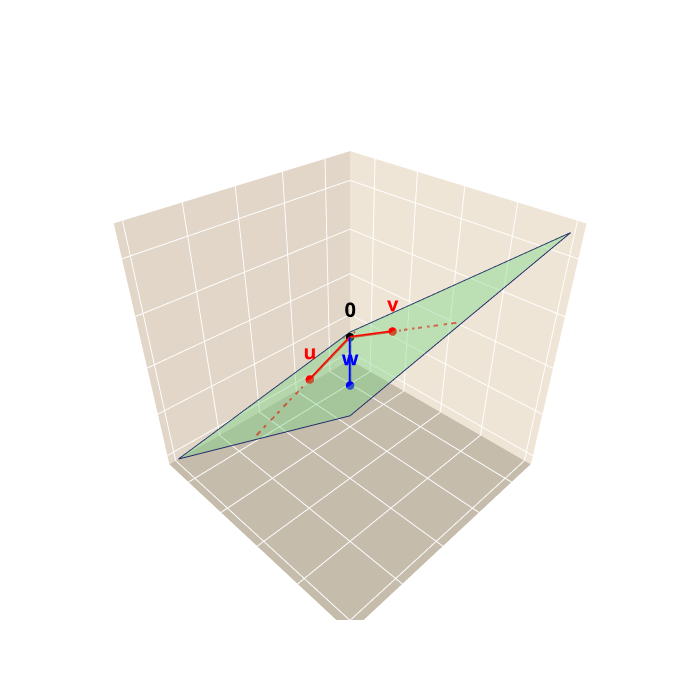

Source (notebook cell):
### Markdown cell above
######
<font color="#3f7fff" size="5"><div style="
    font-family: Verdana;
    font-size: 1.6em;
    font-weight: 600;
    line-height: 1.3;
    padding: 0.5em 1em;
    margin: 0.5em 0 0.6em 0;
    border-top: 2px solid rgba(144,62,80,0.3);
    border-bottom: 2px solid rgba(144,62,80,0.3);
    border-radius: 8px;
">
<b>Extra Code Examples</b>
</div></font>

### Code cell
import plotly.graph_objects as go
import numpy as np

# Define the domain
xp = np.linspace(-0.5, 4, 50)
yp = np.linspace(-0.5, 4, 50)
X, Y = np.meshgrid(xp, yp)

# x-,y- and z-coordinates of points v, u, w and 0, and the colors for them.
x = [1, 2, 3, 0]
y = [2, 1, 3, 0]
z = [3, 1, 4, 0]
color=['red','red','blue','black']

# Define the plane equation
Z = (5*Y-X)/3

fig = go.Figure()

# Draw plane
fig.add_trace(go.Surface(
    x=xp, y=yp, z=Z,
    colorscale=[[0, '#70D27D'], [1, '#70D27D']],
    opacity=0.4,
    showscale=False
))

# Plot the points
fig.add_trace(go.Scatter3d(
    x=x,
    y=y,
    z=z,
    mode='markers',
    marker=dict(size=5, color=color)
))

# Plot the vector segments
fig.add_trace(go.Scatter3d(x=[0,1],y=[0,2],z=[0,3],mode='lines', line=dict(color='red', width=5)))
fig.add_trace(go.Scatter3d(x=[0,2],y=[0,1],z=[0,1],mode='lines', line=dict(color='red', width=5)))
fig.add_trace(go.Scatter3d(x=[0,3],y=[0,3],z=[0,4],mode='lines', line=dict(color='blue', width=5)))

       
# Set the figure size and axis colors
fig.update_layout(
    width=700,
    height=700,
    showlegend=False,
    scene=dict(
        aspectmode='cube',

        xaxis=dict(
            showbackground=True, showgrid=True,title='',
            backgroundcolor='rgba(220,210,195,0.92)',
            showline=True, linecolor='rgba(120,120,120,0.4)', linewidth=1,
            ticks='', zeroline=False,showticklabels=False
        ),
        yaxis=dict(
            showbackground=True, showgrid=True,title='',
            backgroundcolor='rgba(205,195,180,0.92)',
            showline=True, linecolor='rgba(120,120,120,0.4)', linewidth=1,
            ticks='', zeroline=False,showticklabels=False
        ),
        zaxis=dict(
            showbackground=True, showgrid=True,title='',
            backgroundcolor='rgba(185,175,160,0.95)',
            showline=True, linecolor='rgba(120,120,120,0.4)', linewidth=1,
            ticks='', zeroline=False,showticklabels=False
        )
    )
)

# Draw lines along u and v
xl=np.linspace(-0.2, 2, 50)
yl=2*xl
zl=3*xl
fig.add_trace(go.Scatter3d(x=xl, y=yl, z=zl, mode='lines', opacity=0.7,
                           line=dict(color='#D93319', width=4,dash='longdashdot')))
xl=np.linspace(-0.3, 4, 50)
yl=xl/2
zl=xl/2
fig.add_trace(go.Scatter3d(x=xl, y=yl, z=zl, mode='lines', opacity=0.7,
                           line=dict(color='#D93319', width=4,dash='longdashdot')))


#Draw the boundary of the plane
xb = np.array([-0.5,  4,  4, -0.5, -0.5])
yb = np.array([-0.5, -0.5,  4,  4, -0.5])
zb3 = (5*yb-xb)/3

fig.add_trace(go.Scatter3d(
    x=xb, y=yb, z=zb3,
    mode='lines',
    line=dict(color='#1F2A6A', width=2),
    showlegend=False
))

# Adding the text
text=["<b>v</b>", "<b>u</b>", "<b>w</b>", "<b>0</b>"]
fig.add_trace(go.Scatter3d(
    x=x,
    y=y,
    z=z,
    text=text,
    mode='text', 
    textfont=dict(size=20, color=color)
))
fig.show()

### Figure 1 — Plotly figure (JSON) as saved in the notebook; plotly's stock layout.template omitted (floating-point values rounded to 4 significant figures; data arrays with more than 128 entries replaced by an {"elided": "..."} marker saying what was removed)
{"data": [{"colorscale": [[0, "#70D27D"], [1, "#70D27D"]], "opacity": 0.4, "showscale": false, "type": "surface", "x": [-0.5, -0.4082, -0.3163, -0.2245, -0.1327, -0.04082, 0.05102, 0.1429, 0.2347, 0.3265, 0.4184, 0.5102, 0.602, 0.6939, 0.7857, 0.8776, 0.9694, 1.061, 1.153, 1.245, 1.337, 1.429, 1.52, 1.612, 1.704, 1.796, 1.888, 1.98, 2.071, 2.163, 2.255, 2.347, 2.439, 2.531, 2.622, 2.714, 2.806, 2.898, 2.99, 3.082, 3.173, 3.265, 3.357, 3.449, 3.541, 3.633, 3.724, 3.816, 3.908, 4.0], "y": [-0.5, -0.4082, -0.3163, -0.2245, -0.1327, -0.04082, 0.05102, 0.1429, 0.2347, 0.3265, 0.4184, 0.5102, 0.602, 0.6939, 0.7857, 0.8776, 0.9694, 1.061, 1.153, 1.245, 1.337, 1.429, 1.52, 1.612, 1.704, 1.796, 1.888, 1.98, 2.071, 2.163, 2.255, 2.347, 2.439, 2.531, 2.622, 2.714, 2.806, 2.898, 2.99, 3.082, 3.173, 3.265, 3.357, 3.449, 3.541, 3.633, 3.724, 3.816, 3.908, 4.0], "z": {"elided": "50x50 float values"}}, {"marker": {"color": ["red", "red", "blue", "black"], "size": 5}, "mode": "markers", "type": "scatter3d", "x": [1, 2, 3, 0], "y": [2, 1, 3, 0], "z": [3, 1, 4, 0]}, {"line": {"color": "red", "width": 5}, "mode": "lines", "type": "scatter3d", "x": [0, 1], "y": [0, 2], "z": [0, 3]}, {"line": {"color": "red", "width": 5}, "mode": "lines", "type": "scatter3d", "x": [0, 2], "y": [0, 1], "z": [0, 1]}, {"line": {"color": "blue", "width": 5}, "mode": "lines", "type": "scatter3d", "x": [0, 3], "y": [0, 3], "z": [0, 4]}, {"line": {"color": "#D93319", "dash": "longdashdot", "width": 4}, "mode": "lines", "opacity": 0.7, "type": "scatter3d", "x": [-0.2, -0.1551, -0.1102, -0.06531, -0.02041, 0.02449, 0.06939, 0.1143, 0.1592, 0.2041, 0.249, 0.2939, 0.3388, 0.3837, 0.4286, 0.4735, 0.5184, 0.5633, 0.6082, 0.6531, 0.698, 0.7429, 0.7878, 0.8327, 0.8776, 0.9224, 0.9673, 1.012, 1.057, 1.102, 1.147, 1.192, 1.237, 1.282, 1.327, 1.371, 1.416, 1.461, 1.506, 1.551, 1.596, 1.641, 1.686, 1.731, 1.776, 1.82, 1.865, 1.91, 1.955, 2.0], "y": [-0.4, -0.3102, -0.2204, -0.1306, -0.04082, 0.04898, 0.1388, 0.2286, 0.3184, 0.4082, 0.498, 0.5878, 0.6776, 0.7673, 0.8571, 0.9469, 1.037, 1.127, 1.216, 1.306, 1.396, 1.486, 1.576, 1.665, 1.755, 1.845, 1.935, 2.024, 2.114, 2.204, 2.294, 2.384, 2.473, 2.563, 2.653, 2.743, 2.833, 2.922, 3.012, 3.102, 3.192, 3.282, 3.371, 3.461, 3.551, 3.641, 3.731, 3.82, 3.91, 4.0], "z": [-0.6, -0.4653, -0.3306, -0.1959, -0.06122, 0.07347, 0.2082, 0.3429, 0.4776, 0.6122, 0.7469, 0.8816, 1.016, 1.151, 1.286, 1.42, 1.555, 1.69, 1.824, 1.959, 2.094, 2.229, 2.363, 2.498, 2.633, 2.767, 2.902, 3.037, 3.171, 3.306, 3.441, 3.576, 3.71, 3.845, 3.98, 4.114, 4.249, 4.384, 4.518, 4.653, 4.788, 4.922, 5.057, 5.192, 5.327, 5.461, 5.596, 5.731, 5.865, 6.0]}, {"line": {"color": "#D93319", "dash": "longdashdot", "width": 4}, "mode": "lines", "opacity": 0.7, "type": "scatter3d", "x": [-0.3, -0.2122, -0.1245, -0.03673, 0.05102, 0.1388, 0.2265, 0.3143, 0.402, 0.4898, 0.5776, 0.6653, 0.7531, 0.8408, 0.9286, 1.016, 1.104, 1.192, 1.28, 1.367, 1.455, 1.543, 1.631, 1.718, 1.806, 1.894, 1.982, 2.069, 2.157, 2.245, 2.333, 2.42, 2.508, 2.596, 2.684, 2.771, 2.859, 2.947, 3.035, 3.122, 3.21, 3.298, 3.386, 3.473, 3.561, 3.649, 3.737, 3.824, 3.912, 4.0], "y": [-0.15, -0.1061, -0.06224, -0.01837, 0.02551, 0.06939, 0.1133, 0.1571, 0.201, 0.2449, 0.2888, 0.3327, 0.3765, 0.4204, 0.4643, 0.5082, 0.552, 0.5959, 0.6398, 0.6837, 0.7276, 0.7714, 0.8153, 0.8592, 0.9031, 0.9469, 0.9908, 1.035, 1.079, 1.122, 1.166, 1.21, 1.254, 1.298, 1.342, 1.386, 1.43, 1.473, 1.517, 1.561, 1.605, 1.649, 1.693, 1.737, 1.781, 1.824, 1.868, 1.912, 1.956, 2.0], "z": [-0.15, -0.1061, -0.06224, -0.01837, 0.02551, 0.06939, 0.1133, 0.1571, 0.201, 0.2449, 0.2888, 0.3327, 0.3765, 0.4204, 0.4643, 0.5082, 0.552, 0.5959, 0.6398, 0.6837, 0.7276, 0.7714, 0.8153, 0.8592, 0.9031, 0.9469, 0.9908, 1.035, 1.079, 1.122, 1.166, 1.21, 1.254, 1.298, 1.342, 1.386, 1.43, 1.473, 1.517, 1.561, 1.605, 1.649, 1.693, 1.737, 1.781, 1.824, 1.868, 1.912, 1.956, 2.0]}, {"line": {"color": "#1F2A6A", "width": 2}, "mode": "lines", "showlegend": false, "type": "scatter3d", "x": [-0.5, 4.0, 4.0, -0.5, -0.5], "y": [-0.5, -0.5, 4.0, 4.0, -0.5], "z": [-0.6667, -2.167, 5.333, 6.833, -0.6667]}, {"mode": "text", "text": ["<b>v</b>", "<b>u</b>", "<b>w</b>", "<b>0</b>"], "textfont": {"color": ["red", "red", "blue", "black"], "size": 20}, "type": "scatter3d", "x": [1, 2, 3, 0], "y": [2, 1, 3, 0], "z": [3, 1, 4, 0]}], "layout": {"height": 700, "scene": {"aspectmode": "cube", "xaxis": {"backgroundcolor": "rgba(220,210,195,0.92)", "linecolor": "rgba(120,120,120,0.4)", "linewidth": 1, "showbackground": true, "showgrid": true, "showline": true, "showticklabels": false, "ticks": "", "title": {"text": ""}, "zeroline": false}, "yaxis": {"backgroundcolor": "rgba(205,195,180,0.92)", "linecolor": "rgba(120,120,120,0.4)", "linewidth": 1, "showbackground": true, "showgrid": true, "showline": true, "showticklabels": false, "ticks": "", "title": {"text": ""}, "zeroline": false}, "zaxis": {"backgroundcolor": "rgba(185,175,160,0.95)", "linecolor": "rgba(120,120,120,0.4)", "linewidth": 1, "showbackground": true, "showgrid": true, "showline": true, "showticklabels": false, "ticks": "", "title": {"text": ""}, "zeroline": false}}, "showlegend": false, "width": 700}}
